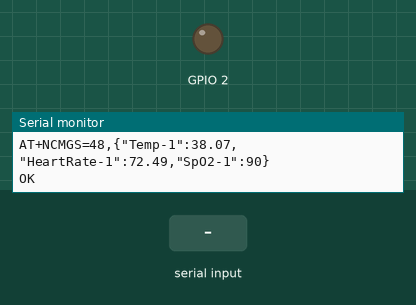
Simulated run of this sketch. Board: ESP32. On the bench: output pins drawn as LEDs (lit = HIGH), the last lines printed to the serial monitor. The inputs (shaded band) are chosen by the test bench. Random numbers use the default seed unless the sketch sets one; nothing arrives over Bluetooth unless stated; the modem accepts every AT command (registered, SIM ready, sends succeed) and sends nothing else.

Above: at 1.2 s.
1.3 s: "+NNMI:1,48\n" received over the second serial link
At 2.5 s:
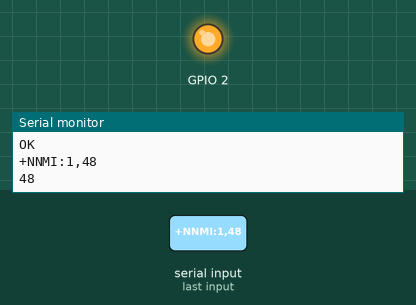
2.8 s: "+NNMI:1,45\n" received over the second serial link
At 3.8 s:
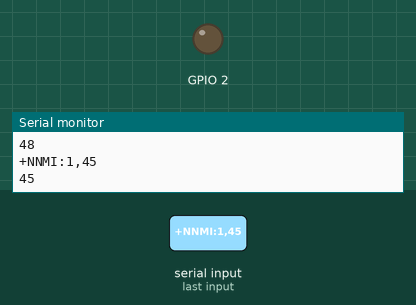
Timing chart, 0 to 5.8 s (numbered marks = the images above; inputs shaded):
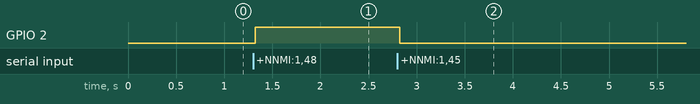

The sketch:

Dummy_10ID.ino
```cpp
#include <ArduinoJson.h>
#include <BluetoothSerial.h>

#if defined(ARDUINO_ARCH_AVR)
#define SERIAL  Serial
#elif defined(ARDUINO_ARCH_SAMD) ||  defined(ARDUINO_ARCH_SAM)
#define SERIAL  SerialUSB
#else
#define SERIAL  Serial
#endif

float temp;
float humid;
float ps;
int want;
char msgforcontrol[200];
String m;
String recievemsg;
String messageforcontrol;
String myRecieve = "+NNMI";
String myRecieve_1 = "chMaskCntl";
long lastmsg = 0;
int i = 1;
String topic_temp;
String topic_hr;
String topic_spo2;
BluetoothSerial ESP32BT;

/////////// Function อ่านค่าตอบกลับจาก ChirpStack ////////////

void Serial_2frommaxiiot(void *pvParameter){
  while(1){
    if(Serial2.available() > 0){
      String data_re = Serial2.readString();
      Serial.println(data_re);
      ESP32BT.println(data_re);

      ///////// เช็คค่าในกรณีที่ตอบกลับเป็น Message จาก Python ///////////
      if(data_re.startsWith(myRecieve)){
        for(int i = 0; i < data_re.length(); i++){
          if(data_re[i] == ','){
            want = i + 1;
            break;
          }

        }for(int i = want; i < data_re.length(); i++){
          recievemsg += data_re[i];
        }
        recievemsg.toCharArray(msgforcontrol,200);
        for(int i = 0; i < sizeof(msgforcontrol); i++){
          if(msgforcontrol[i] == '\n' || msgforcontrol[i] == '\t' || msgforcontrol[i] == '\r'){
            Serial.println(messageforcontrol);

            if(messageforcontrol == "48"){
              digitalWrite(2, 1);

            }else if(messageforcontrol == "45"){
              digitalWrite(2, 0);

            }
            messageforcontrol = "";
            recievemsg = "";
            want = 0;
            break;
          }else{
            messageforcontrol += msgforcontrol[i];
          }
        }
      }else if(data_re.startsWith(myRecieve_1)){
        for(int i = 0; i < data_re.length(); i++){
          if(data_re[i] == '\n'){
            want = i + 1;
            break;
          }

        }for(int i = want; i < data_re.length(); i++){
          recievemsg += data_re[i];
        }
        recievemsg.toCharArray(msgforcontrol,200);
        for(int i = 0; i < sizeof(msgforcontrol); i++){
          if(msgforcontrol[i] == '\n' || msgforcontrol[i] == '\t' || msgforcontrol[i] == '\r'){
            Serial.println(messageforcontrol);
            ESP32BT.println(messageforcontrol);
            if(messageforcontrol == "+NNMI:1,48"){
              digitalWrite(2, 1);


            }else if(messageforcontrol == "+NNMI:1,45"){
              digitalWrite(2, 0);

            }
            messageforcontrol = "";
            recievemsg = "";
            want = 0;
            break;
          }else{
            messageforcontrol += msgforcontrol[i];
          }
        }
      }
    }
    if(Serial.available() > 0){
      m = Serial.readString();

      ////////// พิมพ์ reboot เพื่อ reboot MaxiIoT /////////

      if(m == "reboot"){
        send_NRB();
        m = "";
      }else if(m == "D"){
        send_DEVEUI();
        m = "";
      }else if(m == "A"){
        send_APPKEY();
        m = "";
      }else{
        Serial2.println(m);
      }
    }
    if(ESP32BT.available() > 0){
      m = ESP32BT.readString();

      ////////// พิมพ์ reboot เพื่อ reboot MaxiIoT /////////

      if(m == "reboot"){
        send_NRB();
        m = "";
      }else if(m == "D"){
        send_DEVEUI();
        m = "";
      }else if(m == "A"){
        send_APPKEY();
        m = "";
      }else{
        Serial2.println(m);
      }
    }
    vTaskDelay(20 / portTICK_RATE_MS);
  }
}

void setup() {

  Serial.begin(115200);
  Serial2.begin(115200);

  Serial.setTimeout(20);
  Serial2.setTimeout(20);

  pinMode(2, OUTPUT);

  ESP32BT.begin("ESP32_Serialmonitor");

  ////////// สร้าง Task สำหรับอ่านค่าตอบกลับจาก ChirpStack ///////////
  xTaskCreatePinnedToCore(Serial_2frommaxiiot, "Serial_2frommaxiiot", 100000, NULL, 1, NULL, 0);
}
void loop() {

      float Tempetature = random(3500,4000) / 100.0;
      float HR = random(6000,12000) / 100.0;
      int SpO2 = random(9000,10000) / 100.0;
      StaticJsonDocument<200> data_send;
      topic_temp = "Temp-" + String(i);
      topic_hr = "HeartRate-" + String(i);
      topic_spo2 = "SpO2-" + String(i);
      data_send[topic_temp] = Tempetature;
      data_send[topic_hr] = HR;
      data_send[topic_spo2] = SpO2;
      String jsonStr;
      serializeJson(data_send, jsonStr);
      int length_str = jsonStr.length();
      String AT_cmd = "AT+NCMGS=" + String(length_str) + ",";
      String msg_send = AT_cmd + jsonStr;
      Serial2.println(msg_send);
      delay(100);
      Serial.println(msg_send);
      ESP32BT.println(msg_send);
      if(i == 5){
        i = 0;
      }
      i += 1;
      delay(10000);
}

/////////// Reboot MaxiIoT //////////
void send_NRB(){
  Serial2.println("AT+NRB");
  //Serial.println("OK Reboot");
}

/////////// DEVEUI of MaxiIoT //////////
void  send_DEVEUI(){
  Serial2.println("AT+DEVEUI");
}

/////////// APPKEY of  MaxiIoT //////////
void send_APPKEY(){
  Serial2.println("AT+APPKEY");
}
```

Measured:
- after the input at 1.3 s, GPIO 2: LOW → HIGH at once
- after the input at 2.8 s, GPIO 2: HIGH → LOW at once
